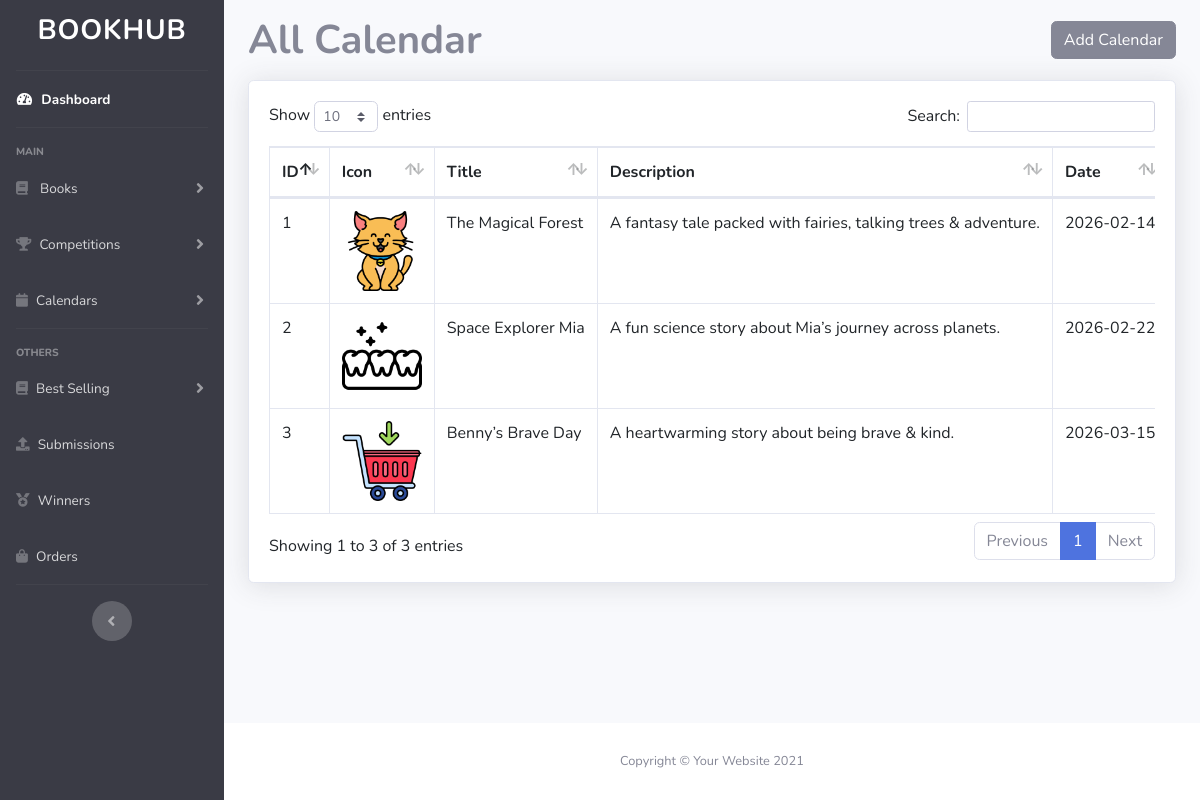
The app's page /admin/managecalendars.php with its own data.
### tables this page shows
CREATE TABLE `kids_books_calendar` (
  `id` int(11) NOT NULL,
  `title` varchar(255) NOT NULL,
  `description` text NOT NULL,
  `release_date` date NOT NULL,
  `book_icon` varchar(255) DEFAULT NULL,
  `created_at` timestamp NOT NULL DEFAULT current_timestamp()
);

### admin/managecalendars.php (the view, shortened to what this page needs)
<?php
include("includes/header.php");
$allcalendar = "SELECT * FROM `kids_books_calendar`";
$allcalendardata = mysqli_query($conn, $allcalendar);
?>
<div class="container-fluid">
    <div class="py-3 d-flex justify-content-between align-items-center">
            <h1 class="m-0 font-weight-bold text-gray">All Calendar</h1>
            <a href="calendar_add.php" Class="btn btn-secondary">Add Calendar</a>
        </div>
    <div class="card shadow mb-4">
        <div class="card-body">
            <div class="table-responsive">
                <table class="table table-bordered" id="dataTable" width="100%" cellspacing="0">
                    <thead>
                        <tr>
                            <th>ID</th>
                            <th>Icon</th>
                            <th>Title</th>
                            <th>Description</th>
                            <th>Date</th>
                        </tr>
                    </thead>
                    <tbody>
                         <tr>
                            <?php foreach ($allcalendardata as $calendar): ?>
                                <td><?php echo $calendar['id']; ?></td>
                                <td>
                                    <img width="80px" src="calendaricons/<?php echo $calendar['book_icon'] ?>" alt="">
                                </td>
                                <td><?php echo $calendar['title']; ?></td>
                                <td><?php echo $calendar['description']; ?></td>
                                <td><?php echo $calendar['release_date']; ?></td>
                            </tr>
                        <?php endforeach ?>
                    </tbody>
                </table>
            </div>
        </div>
    </div>
</div>
</div>
<?php include("includes/footer.php"); ?>

### admin/assest/css/style.css (style rules this page uses)
table td, table th { white-space: nowrap; }

### records on screen
kids_books_calendar: id "1", book_icon (picture), title "The Magical Forest", description "A fantasy tale packed with fairies, talking trees & adventure.", release_date "2026-02-14"
kids_books_calendar: id "2", book_icon (picture), title "Space Explorer Mia", description "A fun science story about Mia’s journey across planets.", release_date "2026-02-22"
kids_books_calendar: id "3", book_icon (picture), title "Benny’s Brave Day", description "A heartwarming story about being brave & kind.", release_date "2026-03-15"
